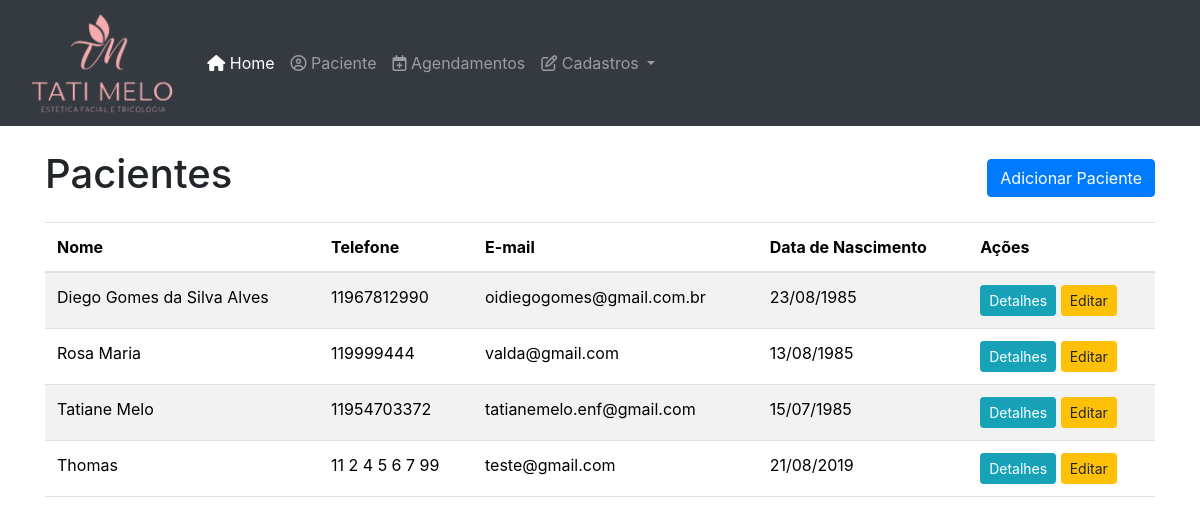
The app's page /pacientes/ with its own data.
### clinica/models.py (models this page shows, shortened)
class Paciente(models.Model):
    nome = models.CharField(max_length=100)
    data_nascimento = models.DateField(verbose_name="Data de Nascimento")
    telefone = models.CharField(max_length=20, unique=True)
    email = models.EmailField(max_length=100, unique=True, verbose_name="E-mail")
    endereco = models.TextField(blank=True, null=True, verbose_name="Endereço")
    data_cadastro = models.DateTimeField(default=timezone.now, verbose_name="Data de Cadastro")
    class Meta:
        verbose_name = "Paciente"
        verbose_name_plural = "Pacientes"
        ordering = ['nome']

### clinica/views.py (the view)
# urls.py: path('pacientes/', PacienteListView.as_view(), name='paciente_list'),
class PacienteListView(ListView):
    model = Paciente
    template_name = 'clinica/paciente_list.html' # Nome do template que vamos criar
    context_object_name = 'pacientes' # Nome da variável no template

### templates/clinica/paciente_list.html (shortened to what this page needs)
{% extends 'base.html' %}
{% block content %}
    <div class="d-flex justify-content-between align-items-center mb-3">
        <h1>Pacientes</h1>
        <a href="{% url 'paciente_create' %}" class="btn btn-primary">Adicionar Paciente</a>
    </div>
    {% if pacientes %}
        <div class="table-responsive">
            <table class="table table-striped table-hover">
                <thead>
                    <tr>
                        <th>Nome</th>
                        <th>Telefone</th>
                        <th>E-mail</th>
                        <th>Data de Nascimento</th>
                        <th>Ações</th>
                    </tr>
                </thead>
                <tbody>
                    {% for paciente in pacientes %}
                        <tr>
                            <td>{{ paciente.nome }}</td>
                            <td>{{ paciente.telefone }}</td>
                            <td>{{ paciente.email }}</td>
                            <td>{{ paciente.data_nascimento|date:"d/m/Y" }}</td>
                            <td>
                                 <a href="{% url 'paciente_detail' paciente.pk %}" class="btn btn-sm btn-info">Detalhes</a>
                                <a href="{% url 'paciente_update' paciente.pk %}" class="btn btn-sm btn-warning">Editar</a>
                                </td>
                        </tr>
                    {% endfor %}
                </tbody>
            </table>
        </div>
    {% else %}
        <div class="alert alert-info" role="alert">
            Nenhum paciente cadastrado ainda. <a href="{% url 'paciente_create' %}" class="alert-link">Adicione um agora!</a>
        </div>
    {% endif %}
{% endblock %}

### templates/base.html (shortened to what this page needs)
{% load static %}
<!DOCTYPE html>
<html lang="pt-br">
<head>
    <link href="https://cdn.jsdelivr.net/npm/bootstrap@5.3.3/dist/css/bootstrap.min.css"
          rel="stylesheet"
>
    <link rel="stylesheet" href="{% static 'css/style.css' %}">
</head>
<body>
<nav class="navbar navbar-expand-lg navbar-dark bg-dark">
  <div class="container-fluid">
    <a class="navbar-brand" href="{% url 'paciente_list' %}">
      <img src="{% static 'logo-clv.png' %}" alt="Logo da Clínica Estética"
           style="height: 100px; margin-right: 10px;">
    </a>
    <div class="collapse navbar-collapse" id="navbarSupportedContent">
      <ul class="navbar-nav mb-2 mb-lg-0">
        <li class="nav-item">
          <a class="nav-link active" aria-current="page" href="{% url 'paciente_list' %}">
            <i class="fa fa-home"></i> Home
          </a>
        </li>
        <li class="nav-item">
          <a class="nav-link" href="{% url 'paciente_list' %}">
            <i class="fa fa-user-circle-o"></i> Paciente
          </a>
        </li>
        <li class="nav-item">
          <a class="nav-link" href="{% url 'agendamento_list' %}">
            <i class="fa fa-calendar-plus-o"></i> Agendamentos
          </a>
        </li>
        <li class="nav-item dropdown">
          <a class="nav-link dropdown-toggle" href="#" id="navbarDropdownMenuLink" role="button"
             data-bs-toggle="dropdown" aria-expanded="false">
            <i class="fa fa-pencil-square-o"></i> Cadastros
          </a>
        </li>
      </ul>
    </div>
  </div>
</nav>
<div class="container mt-4">
    {% block content %}
    {% endblock %}
</div>
</body>
</html>

### records on screen
Paciente: nome "Diego Gomes da Silva Alves", telefone "11967812990", email "oidiegogomes@gmail.com.br", data_nascimento "23/08/1985"
Paciente: nome "Rosa Maria", telefone "119999444", email "valda@gmail.com", data_nascimento "13/08/1985"
Paciente: nome "Tatiane Melo", telefone "11954703372", email "tatianemelo.enf@gmail.com", data_nascimento "15/07/1985"
Paciente: nome "Thomas", telefone "11 2 4 5 6 7 99", email "teste@gmail.com", data_nascimento "21/08/2019"
